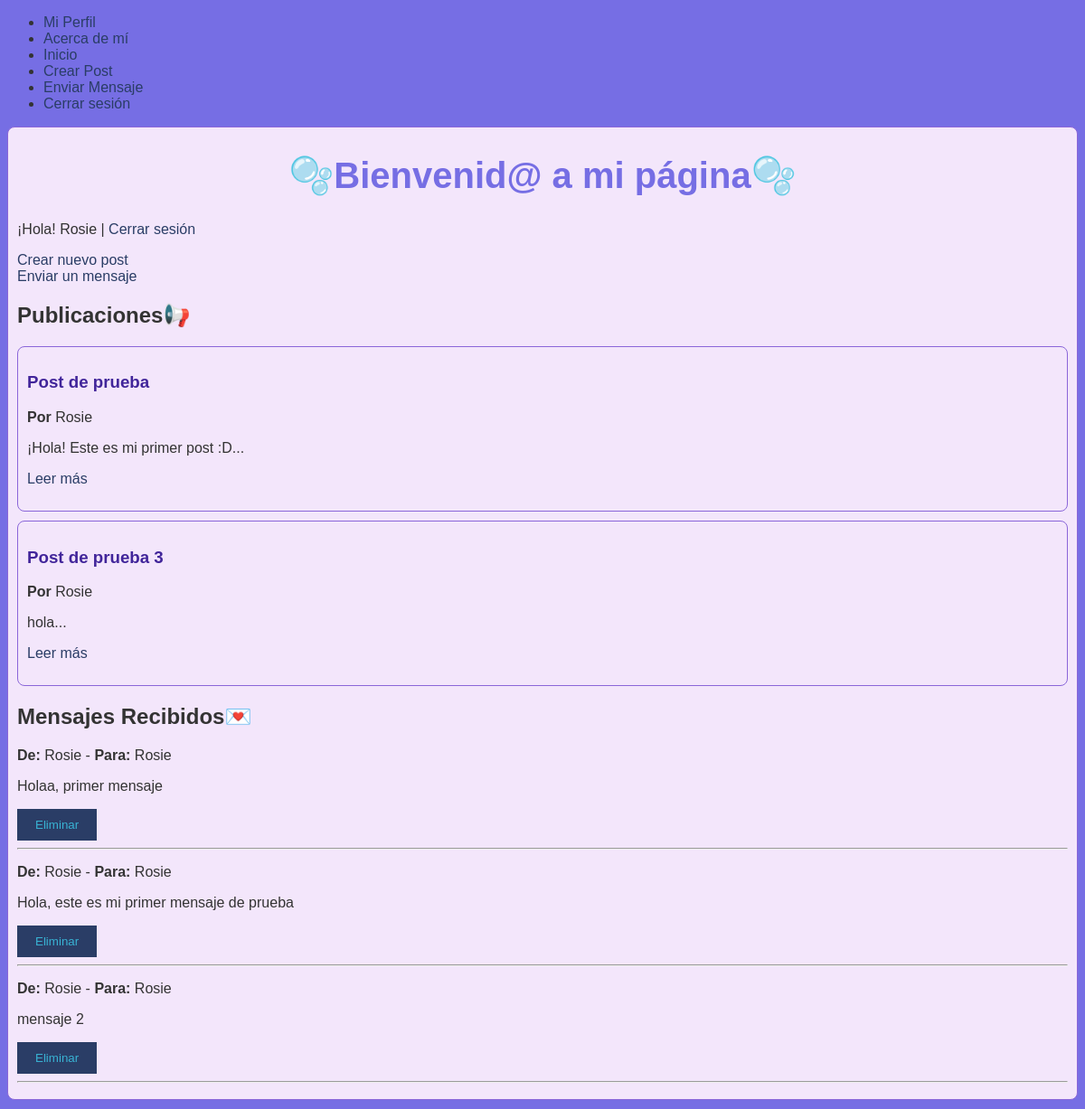
Page / (signed in) on the earlier database version.
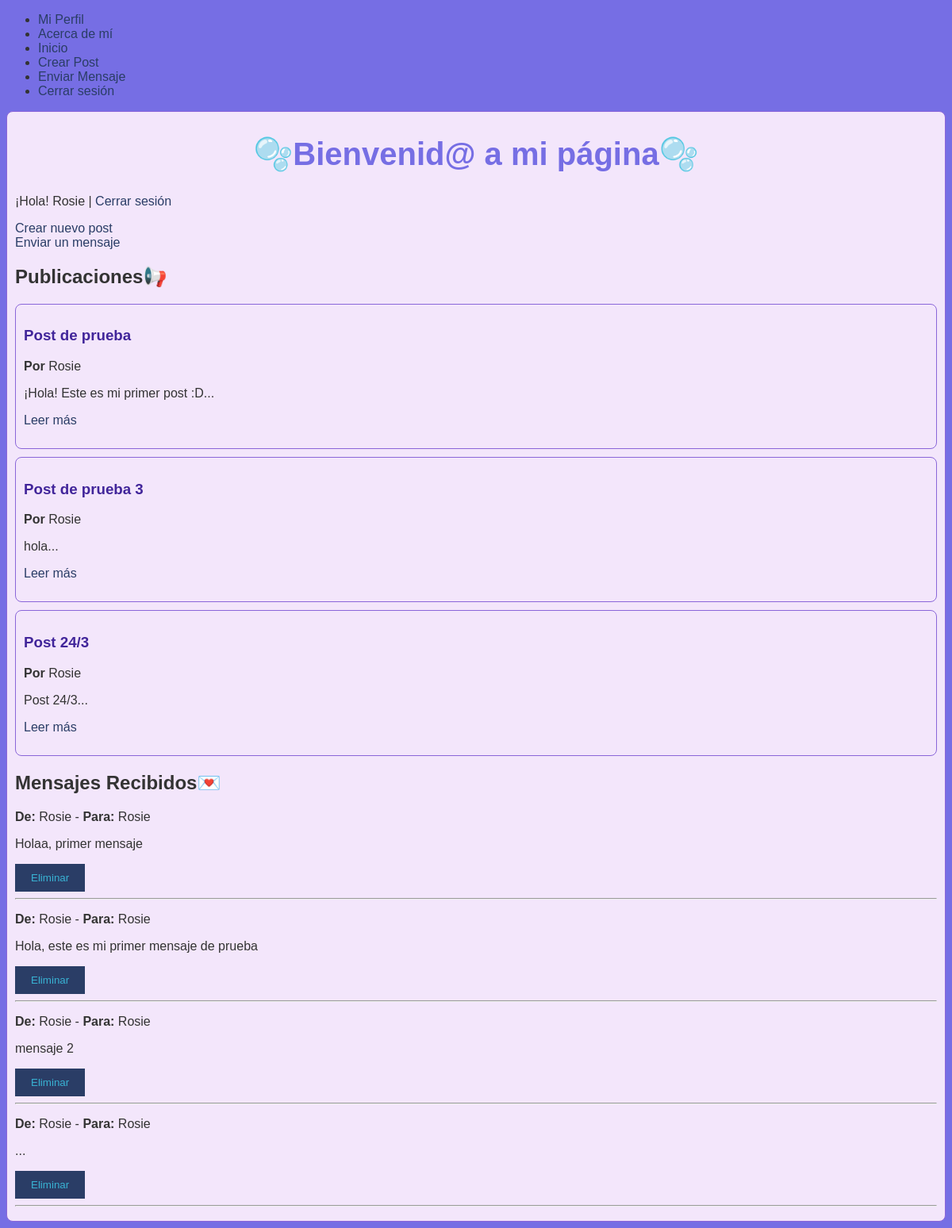
Same page on the later database version.
### blog/models.py (models this page shows, shortened)
class Post(models.Model):
    title = models.CharField(max_length=200)
    content = models.TextField()
    image = models.ImageField(upload_to='post_images/', blank=True, null=True)
    author = models.ForeignKey(User, on_delete=models.CASCADE)
    created_at = models.DateTimeField(auto_now_add=True)
    updated_at = models.DateTimeField(auto_now=True)
    status = models.CharField(max_length=20, choices=[('draft', 'Draft'), ('published', 'Published')], default='draft')

class Message(models.Model):
    sender = models.ForeignKey(User, related_name='sent_messages', on_delete=models.CASCADE)
    receiver = models.ForeignKey(User, related_name='received_messages', on_delete=models.CASCADE)
    content = models.TextField()
    created_at = models.DateTimeField(auto_now_add=True)
    read = models.BooleanField(default=False)  # Para marcar si el mensaje fue leído o no

### blog/views.py (the view)
# urls.py: path('', views.home, name='home'),
@login_required
def home(request):
    posts = Post.objects.all()
    messages = Message.objects.filter(receiver=request.user) if request.user.is_authenticated else []
    return render(request, 'blog/home.html', {'posts': posts, 'messages': messages})

### blog/templates/blog/home.html (shortened to what this page needs)
{% extends 'blog/base.html' %}
{% load static %}
{% block content %}
   <h1>🫧Bienvenid@ a mi página🫧</h1>
    {% if not user.is_authenticated %}
        <a href="{% url 'register' %}">Registrarse</a> |
        <a href="{% url 'login' %}">Iniciar sesión</a>
    {% else %}
        <p>¡Hola! {{ user.username }} | <a href="{% url 'logout' %}">Cerrar sesión</a></p>
        <a href="{% url 'new_post' %}">Crear nuevo post</a>
        <br>
        <a href="{% url 'send_message' %}">Enviar un mensaje</a>
        {% endif %}
        <h2>Publicaciones📢</h2>
        {% for post in posts %}
            <div>
                <h3>{{ post.title }}</h3>
                <p><strong>Por</strong> {{ post.author.username }}</p>
                <p>{{ post.content|slice:":100" }}...</p>
                <p><a href="{% url 'post_detail' post.id %}">Leer más</a></p>
            </div>
        {% empty %}
            <p>No hay publicaciones disponibles.</p>
        {% endfor %}
        {% if user.is_authenticated %}
    <h2>Mensajes Recibidos💌</h2>
    {% for message in messages %}
    <p><strong>De:</strong> {{ message.sender }} - <strong>Para:</strong> {{ message.receiver }}</p>
    <p>{{ message.content }}</p>
    <form action="{% url 'delete_message' message.id %}" method="post" style="display:inline;">
        <button type="submit" onclick="return confirm('¿Seguro que deseas eliminar este mensaje?');">Eliminar</button>
    </form>
    <hr>
{% empty %}
    <p>No hay mensajes</p>
{% endfor %}
{% else %}
    <p>No tienes mensajes.</p>
{% endif %}
{% endblock %}

### blog/templates/blog/base.html (shortened to what this page needs)
{% load static %}
<!DOCTYPE html>
<html lang="es">
<head>
    <link rel="stylesheet" type="text/css" href="{% static 'css/styles.css' %}">
</head>
<body>
    <nav>
        <ul>
            {% if user.is_authenticated %}
                <li><a href="{% url 'profile' %}">Mi Perfil</a></li>
                <li><a href="{% url 'about' %}">Acerca de mí</a></li>
                <li><a href="{% url 'home' %}">Inicio</a></li>
            <li><a href="{% url 'new_post' %}">Crear Post</a></li>
            <li><a href="{% url 'send_message' %}">Enviar Mensaje</a></li>
            <li><a href="{% url 'logout' %}">Cerrar sesión</a></li>
            {% else %}
                <li><a href="{% url 'login' %}">Iniciar sesión</a></li>
                <li><a href="{% url 'register' %}">Registrarse</a></li>
            {% endif %}
        </ul>
    </nav>
    <div>
        {% block content %}
        {% endblock %}
    </div>
</body>
</html>

### static/css/styles.css (style rules this page uses)
body { background-color: #766ee4; font-family: 'Nunito', sans-serif; color: #333; }
h1 { color: #766ee4 ; text-align: center; font-size: 2.5em; margin-top: 20px; }
a { color: #2A3D66 ; text-decoration: none; }
button { background-color: #2A3D66; color: rgb(57, 179, 212); border: none; padding: 10px 20px; cursor: pointer; }
div { border: 1px solid #8A66D9; border-radius: 8px; padding: 10px; margin: 10px 0; background-color: #F3E6FB; }
h3 { color: #41259a; }

Differences in the rows shown:
added Post: title "Post 24/3", author.username "Rosie", content "Post 24/3"
added Message: sender "Rosie", receiver "Rosie", content "..."
